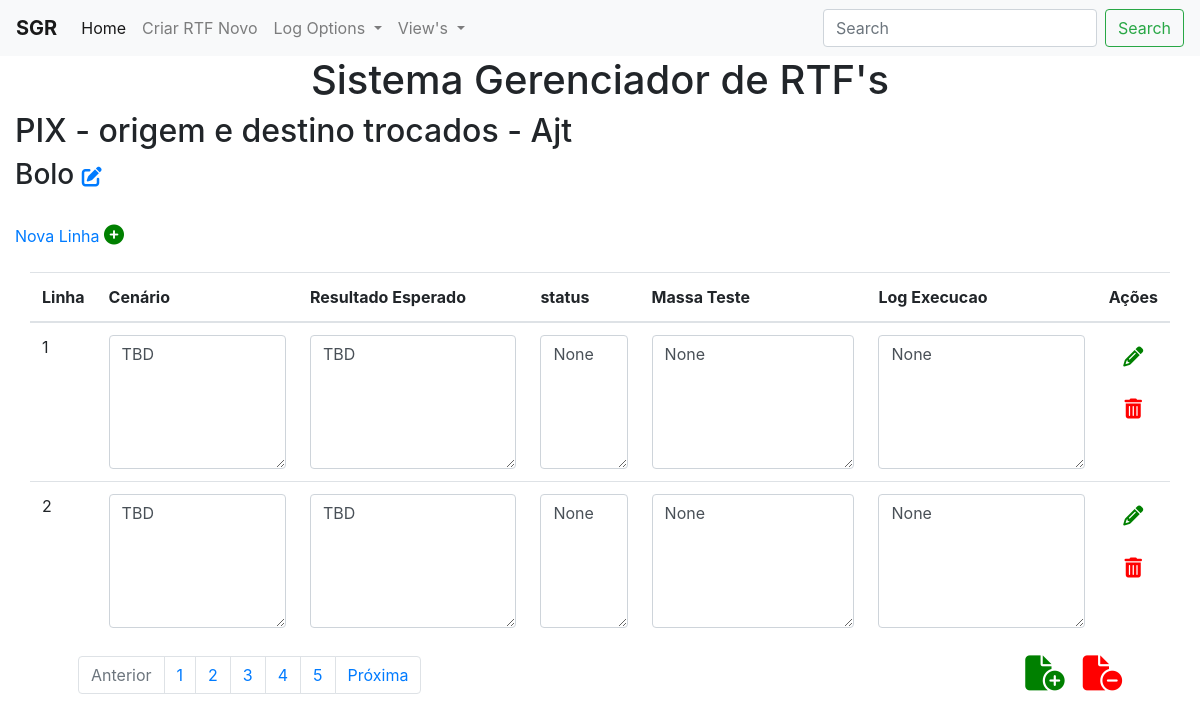
The app's page /viewCenarios/1/1 with its own data.
### app.py (models this page shows, shortened)
class RTFs(db.Model):
    id = db.Column("id", db.Integer, primary_key=True, autoincrement=True)
    name = db.Column(db.String(100))
    descricao = db.Column(db.String(500))
    qtd_pages = db.Column(db.Integer)
    cenarios = db.relationship('Cenarios', backref='rtfs')
    paginas = db.relationship('Pagina', backref='rtfsP')
    data_criacao = db.Column(db.Date, default=datetime.utcnow().date())
    data_update = db.Column(db.Date, default=datetime.utcnow().date())
    data_criacao_formatada = db.Column(db.String(10))
    data_update_formatada = db.Column(db.String(10))

class Pagina(db.Model):
    id_pagina = db.Column("id_pagina", db.Integer, primary_key=True, autoincrement=True)
    id_rtf = db.Column(db.Integer, db.ForeignKey('rt_fs.id'))  # o db por alguma razão chamou RTFs de rt_fs
    numero = db.Column(db.Integer)
    nome = db.Column(db.String(30))
    cenarios = db.relationship('Cenarios', backref='pagina_class')

class Cenarios(db.Model):
    id_cenario = db.Column("id_cenario", db.Integer, primary_key=True, autoincrement=True)
    id_rtf = db.Column(db.Integer, db.ForeignKey('rt_fs.id'))  # o db por alguma razão chamou RTFs de rt_fs
    id_pagina = db.Column(db.Integer, db.ForeignKey('pagina.id_pagina'))
    pagina = db.Column(db.Integer)
    linha = db.Column(db.Integer)
    cenario = db.Column(db.String(250))
    resultado_esperado = db.Column(db.String(250))
    status = db.Column(db.Integer)
    massa_teste = db.Column(db.String(250))
    log_execucao = db.Column(db.String(10000))

### app.py (the view)
@app.route("/viewCenarios/<int:id_rtf>/<int:pagina>")
def viewCenarios(id_rtf, pagina):
    cenarios = Cenarios.query.filter_by(id_rtf=id_rtf, pagina=pagina)
    rtf = RTFs.query.get(id_rtf)
    pagina_obj = Pagina.query.filter_by(id_rtf=id_rtf, numero=pagina).first()
    try:
        qtd_pages = rtf.qtd_pages  # tenta pegar a qtd_paginas, se n conseguir, o array está vazio
        rtf_nome = rtf.name
        nome_pagina = pagina_obj.nome
        return render_template("viewCenarios.html", values=cenarios, rtf_nome=rtf_nome,id_rtf=id_rtf, pagina=pagina, qtd_pages=qtd_pages, nome_pagina=nome_pagina)
    except AttributeError:
        rtf.qtd_pages = 1
        if pagina_obj is None or pagina_obj.nome is None:
            pagina_obj = Pagina(id_rtf, 1, f"Pagina {1}")
            db.session.add(pagina_obj)
        db.session.commit()
        flash('RTF está sem nenhum cenário! Adicione o primeiro ;D')
        return render_template("adicionar_cenario.html", id_rtf=id_rtf, pagina=1)

### templates/viewCenarios.html (shortened to what this page needs)
{% extends "base.html" %}
{% block content%}
    <div>
        <h2>{{ rtf_nome }}</h2>
        <h3 id="nome_pagina">{{nome_pagina}} <a href="{{ url_for('editar_nome_pagina', id_rtf=id_rtf, pagina=pagina) }}"><i style="font-size: 20px" class="fa-solid fa-pen-to-square"></i></h3>
    </div>
    <br>
    <div class="col-xs-12">
        <a href="{{url_for('add_cenario', id_rtf=id_rtf, pagina=pagina)}}">Nova Linha</a>
        <a style="color: green; text-decoration:none !important; font-weight:700" href="{{url_for('new_line', id_rtf=id_rtf, pagina=pagina)}}"><i style="font-size: 20px" class="fa-solid fa-circle-plus"></i></a>
    </div>
    <br>
    <div class="container">
        <div class="row">
            <div class="col-xs-12">
                <table class="table">
                    <thead>
                        <th>Linha</th>
                        <th>Cenário</th>
                        <th>Resultado Esperado</th>
                        <th>status</th>
                        <th>Massa Teste</th>
                        <th>Log Execucao</th>
                        <th>Ações</th>
                    </thead>
                    <tbody class="form-group shadow-textarea">
                        {% for item in values %}
                            <form action="{{url_for('edit_cenario', id_rtf=item.id_rtf, pagina=item.pagina, linha=item.linha)}}" method="POST">
                                <tr>
                                    <td>{{ item.linha }}</td>
                                    <td><textarea class="form-control z-depth-1" name="cenario" id="cenario" cols="15" rows="5">{{ item.cenario }}</textarea></td>
                                    <td><textarea class="form-control z-depth-1" name="resultado_esperado" id="resultado_esperado" cols="18" rows="5">{{ item.resultado_esperado }}</textarea></td>
                                    <td><textarea class="form-control z-depth-1"name="status" id="status" cols="5" rows="5">{{ item.status }}</textarea></td>
                                    <td><textarea class="form-control z-depth-1" name="massa_teste" id="massa_teste" cols="18" rows="5">{{ item.massa_teste }}</textarea></td>
                                    <td><textarea class="form-control z-depth-1" name="log_execucao" id="log_execucao" cols="18" rows="5">{{ item.log_execucao }}</textarea></td>
                                    <td>
                                        <button type="submit" class="btn btn-block" style="color: green; font-size:20px"><i class="fa-solid fa-pencil"></i></button>
                                        <button type="button" class="btn btn-block"><a style="color: red; font-size:20px" href="{{url_for('delete_cenario', id_rtf=item.id_rtf, pagina=item.pagina, linha=item.linha)}}"><i class="fa-solid fa-trash-can"></i></a></button>
                                    </td>
                                </tr>
                            </form>
                        {% endfor %}
                    </tbody>
                </table>
                <nav aria-label="..." style="display: flex; justify-content: space-between; margin: 0 3rem;">
                    <ul class="pagination">
                        {% if pagina==1 %}
                            <li class="page-item disabled">
                                <a class="page-link" href="#" tabindex="-1">Anterior</a>
                            </li>
                        {% else %}
                            <li class="page-item">
                                <a class="page-link" href="{{url_for('viewCenarios', id_rtf=id_rtf, pagina=pagina-1)}}">Anterior</a>
                            </li>
                        {% endif %}
                        {% for page in range(qtd_pages) %}
                            <li class="page-item">
                                <a class="page-link" href="{{url_for('viewCenarios', id_rtf=id_rtf, pagina=page+1)}}">{{ page+1 }}</a>
                            </li>
                        {% endfor %}
                        {% if pagina==qtd_pages %}
                            <li class="page-item disabled">
                                <a class="page-link" href="#" tabindex="-1">Próxima</a>
                            </li>
                        {% else %}
                            <li class="page-item">
                                <a class="page-link" href="{{url_for('viewCenarios', id_rtf=id_rtf, pagina=pagina+1)}}">Próxima</a>
                            </li>
                        {% endif %}
                    </ul>
                    <div style="text-align: right;" >
                        <a href="{{url_for('add_pagina', id_rtf=id_rtf, pagina_atual=pagina)}}"><i style="font-size: 35px; color: green" class="fa-solid fa-file-circle-plus"></i></i></a>
                        <a href="{{url_for('delete_pagina', id_rtf=id_rtf, pagina=pagina)}}"><i style="font-size: 35px; color: red" class="fa-solid fa-file-circle-minus"></i></a></a>
                    </div>
                </nav>
            </div>
        </div>
    </div>
{% endblock %}

### records on screen
RTFs: name "PIX - origem e destino trocados - Ajt"
Pagina: nome "Bolo"
Cenarios: linha "1", cenario "TBD", resultado_esperado "TBD", status "None", massa_teste "None", log_execucao "None"
Cenarios: linha "2", cenario "TBD", resultado_esperado "TBD", status "None", massa_teste "None", log_execucao "None"

### other values on screen
{{ page+1 }} "1" "2" "3" "4" "5"
